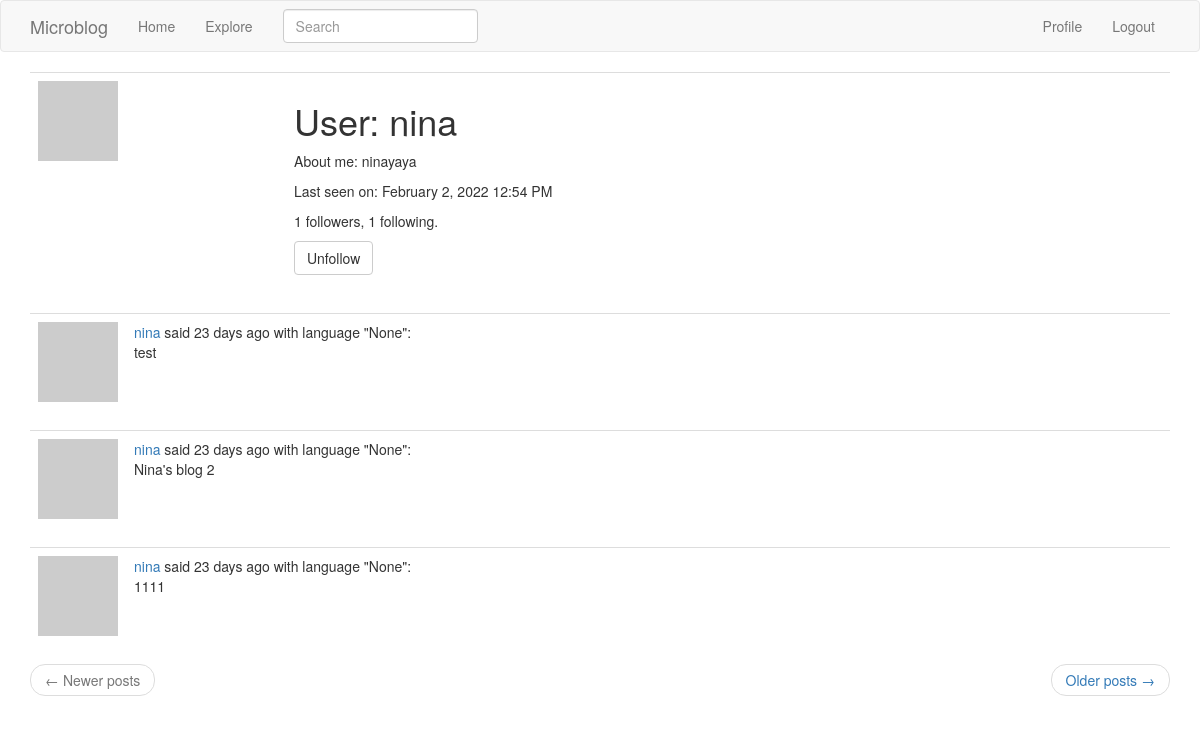
Page /user/nina (signed in) on the committed database.
### app/models.py (models this page shows, shortened)
class User(UserMixin, db.Model):
    id = db.Column(db.Integer, primary_key=True)
    username = db.Column(db.String(64), index=True, unique=True)
    email = db.Column(db.String(120), index=True, unique=True)
    password_hash = db.Column(db.String(128))
    posts = db.relationship('Post', backref='author', lazy='dynamic')
    about_me = db.Column(db.String(140))
    last_seen = db.Column(db.DateTime, default=datetime.utcnow)
    followed = db.relationship(
        'User', secondary=followers,
        primaryjoin=(followers.c.follower_id == id),
        secondaryjoin=(followers.c.followed_id == id),
        backref=db.backref('followers', lazy='dynamic'), lazy='dynamic')
    def avatar(self, size):
        digest = md5(self.email.lower().encode('utf-8')).hexdigest()
        return 'https://www.gravatar.com/avatar/{}?d=identicon&s={}'.format(
            digest, size)
    def is_following(self, user):
        return self.followed.filter(
            followers.c.followed_id == user.id).count() > 0

class SearchableMixin(object):
    @classmethod
    def before_commit(cls, session):
        session._changes = {
            'add': list(session.new),
            'update': list(session.dirty),
            'delete': list(session.deleted)
        }
    @classmethod
    def after_commit(cls, session):
        for obj in session._changes['add']:
            if isinstance(obj, SearchableMixin):
                add_to_index(obj.__tablename__, obj)
        for obj in session._changes['update']:
            if isinstance(obj, SearchableMixin):
                add_to_index(obj.__tablename__, obj)
        for obj in session._changes['delete']:
            if isinstance(obj, SearchableMixin):
                remove_from_index(obj.__tablename__, obj)
        session._changes = None

class Post(SearchableMixin, db.Model):
    __searchable__ = ['body']
    id = db.Column(db.Integer, primary_key=True)
    body = db.Column(db.String(140))
    timestamp = db.Column(db.DateTime, index=True, default=datetime.utcnow)
    user_id = db.Column(db.Integer, db.ForeignKey('user.id'))
    language = db.Column(db.String(5))

### app/main/routes.py (the view)
@bp.route('/user/<username>')
@login_required
def user(username):
    user = User.query.filter_by(username=username).first_or_404()
    page = request.args.get('page', 1, type=int)
    posts = user.posts.order_by(Post.timestamp.desc()).paginate(
        page, current_app.config['POSTS_PER_PAGE'], False)
    next_url = url_for('main.user', username=user.username,
                       page=posts.next_num) if posts.has_next else None
    prev_url = url_for('main.user', username=user.username,
                       page=posts.prev_num) if posts.has_prev else None
    form = EmptyForm()
    return render_template('user.html', user=user, posts=posts.items,
                           next_url=next_url, prev_url=prev_url, form=form)

### app/main/forms.py
class SearchForm(FlaskForm):
    q = StringField(_l('Search'), validators=[DataRequired()])
    def __init__(self, *args, **kwargs):
        if 'formdata' not in kwargs:
            kwargs['formdata'] = request.args
        if 'meta' not in kwargs:
            kwargs['meta'] = {'csrf': False}
        super(SearchForm, self).__init__(*args, **kwargs)

class EmptyForm(FlaskForm):
    submit = SubmitField('Submit')

### app/main/routes.py (called while the page is built)
@bp.before_app_request
def before_request():
    if current_user.is_authenticated:
        current_user.last_seen = datetime.utcnow()
        db.session.commit()
        g.search_form = SearchForm()
    g.locale = str(get_locale())

### app/models.py (called while the page is built)
@login.user_loader
def load_user(id):
    return User.query.get(int(id))

### app/templates/user.html (shortened to what this page needs)
{% extends "base.html" %}
{% block app_content %}
    <table class="table table-hover">
        <tr>
            <td width="256px"><img src="{{ user.avatar(256) }}"></td>
            <td>
                <h1>User: {{ user.username }}</h1>
                {% if user.about_me %}<p>About me: {{ user.about_me }}</p>{% endif %}
                {% if user.last_seen %}<p>Last seen on: {{ moment(user.last_seen).format('LLL') }}</p>{% endif %}
                <p>{{ user.followers.count() }} followers, {{ user.followed.count() }} following.</p>
                {% if user == current_user %}
                <p>Your email: {{ user.email }}</p>
                <p>Your locale: {{ g.locale }}</p>
                <p><a href="{{ url_for('main.edit_profile') }}">Edit your profile</a></p>
                {% else %}
                <p>
                    <form action="{{ url_for('main.unfollow', username=user.username) }}" method="post">
                        {{ form.submit(value='Unfollow', class_='btn btn-default') }}
                    </form>
                </p>
                {% endif %}
            </td>
        </tr>
    </table>
    {% for post in posts %}
        {% include '_post.html' %}
    {% endfor %}
    <nav aria-label="...">
        <ul class="pager">
            <li class="previous{% if not prev_url %} disabled{% endif %}">
                <a href="{{ prev_url or '#' }}">
                    <span aria-hidden="true">&larr;</span> Newer posts
                </a>
            </li>
            <li class="next{% if not next_url %} disabled{% endif %}">
                <a href="{{ next_url or '#' }}">
                    Older posts <span aria-hidden="true">&rarr;</span>
                </a>
            </li>
        </ul>
    </nav>
{% endblock %}

### app/templates/_post.html (shortened to what this page needs)
<table class="table table-hover">
    <tr>
        <td width="70px">
            <a href="{{ url_for('main.user', username=post.author.username) }}">
                <img src="{{ post.author.avatar(70) }}" />
            </a>
        </td>
        <td>
            <a href="{{ url_for('main.user', username=post.author.username) }}">
                {{ post.author.username }}
            </a>
            said {{ moment(post.timestamp).fromNow() }} with language "{{ post.language }}":
            <br>
            <span id="post{{ post.id }}">{{ post.body }}</span>
        </td>
    </tr>
</table>

### rows in the picture
User: username "nina", about_me "ninayaya", last_seen "February 2, 2022 12:54 PM"
Post: author.username "nina", timestamp "23 days ago", language "None", body "test"
Post: author.username "nina", timestamp "23 days ago", language "None", body "Nina's blog 2"
Post: author.username "nina", timestamp "23 days ago", language "None", body "1111"

### other values in the picture
{{ user.followers.count() }} "1"
{{ user.followed.count() }} "1"
